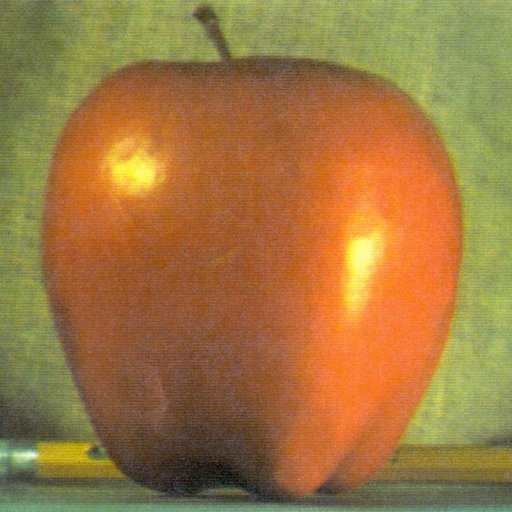
#> input picture chapter4/images/apple.jpg, 512 x 512 px
$ python Normalize.py
#> lines starting #> are read from the running program, lines starting #| are printed output that depends on the picture
# -*- coding:utf-8 -*-
import cv2 as cv
import numpy as np
from matplotlib import pyplot as plt
import sys


if __name__ == '__main__':
    # 对数组进行归一化
    data = np.array([2.0, 8.0, 10.0])
    # 绝对值求和归一化
    data_L1 = cv.normalize(data, None, 1.0, 0.0, cv.NORM_L1)
    # 模长归一化
    data_L2 = cv.normalize(data, None, 1.0, 0.0, cv.NORM_L2)
    # 最大值归一化
    data_Inf = cv.normalize(data, None, 1.0, 0.0, cv.NORM_INF)
    # 偏移归一化
    data_L2SQR = cv.normalize(data, None, 1.0, 0.0, cv.NORM_MINMAX)
    # 展示结果
    print('绝对值求和归一化结果为：\n{}'.format(data_L1))
    print('模长归一化结果为：\n{}'.format(data_L2))
    print('最大值归一化结果为：\n{}'.format(data_Inf))
    print('偏移归一化结果为：\n{}'.format(data_L2SQR))

    # 对图像直方图进行归一化
    # 读取图像
    image = cv.imread('./images/apple.jpg')
#> image is the input picture: shape (512, 512, 3); mean B, G, R 64.8, 119.7, 159.1
    # 判断图片是否读取成功
    if image is None:
        print('Failed to read apple.jpg.')
        sys.exit()

    # 将图像转为灰度图像
    gray_image = cv.cvtColor(image, cv.COLOR_BGR2GRAY)
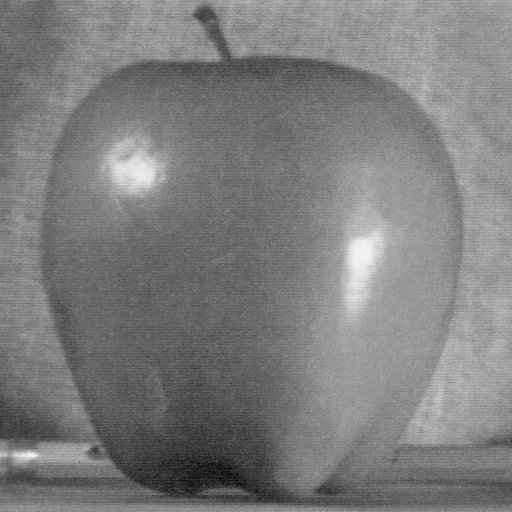
#> gray_image: shape (512, 512); min 7, max 248, mean 125.2
    # 对图像进行直方图计算
    hist_item = cv.calcHist([gray_image], [0], None, [256], [0, 256])
#> hist_item = 256 values, max 3896 at index 152, min 0 at index 0, mean 1024

    # 对直方图进行绝对值求和归一化
    image_L1 = cv.normalize(hist_item, None, 1, 0, cv.NORM_L1)
#> image_L1 = 256 values, max 0.0149 at index 152, min 0 at index 0, mean 0.00391
    # 对直方图进行最大值归一化
    image_Inf = cv.normalize(hist_item, None, 1, 0, cv.NORM_INF)
#> image_Inf = 256 values, max 1 at index 152, min 0 at index 0, mean 0.263
    # 展示结果
    plt.plot(image_L1)
    plt.show()
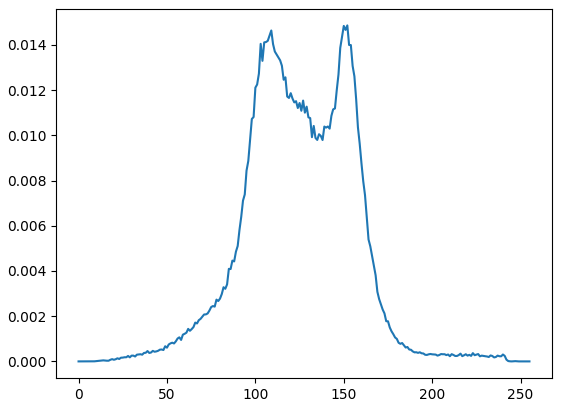
#> figure drawn by matplotlib, 1 panel; curve peaks at x = 152, y = 0.0149
    plt.plot(image_Inf)
    plt.show()
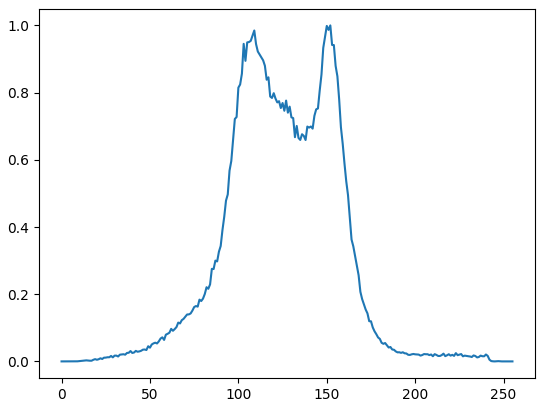
#> figure drawn by matplotlib, 1 panel; curve peaks at x = 152, y = 1
